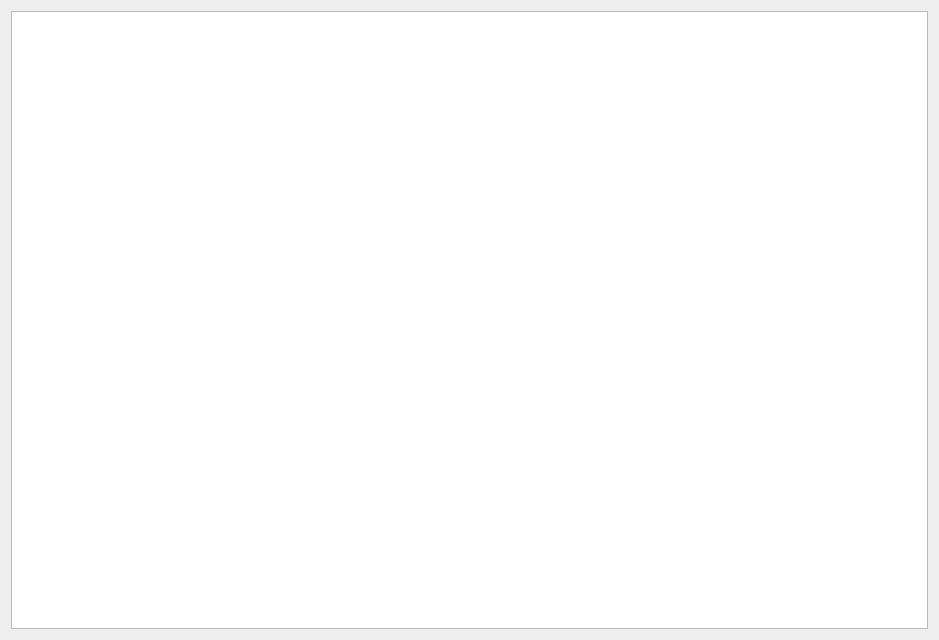
<?xml version="1.0" encoding="UTF-8"?>
<ui version="4.0">
 <class>Dialog</class>
 <widget class="QDialog" name="Dialog">
  <property name="geometry">
   <rect>
    <x>0</x>
    <y>0</y>
    <width>939</width>
    <height>640</height>
   </rect>
  </property>
  <property name="windowTitle">
   <string>Dialog</string>
  </property>
  <layout class="QVBoxLayout" name="verticalLayout_2">
   <item>
    <layout class="QVBoxLayout" name="verticalLayout">
     <item>
      <layout class="QHBoxLayout" name="horizontalLayout"/>
     </item>
     <item>
      <widget class="QTableView" name="tableView"/>
     </item>
    </layout>
   </item>
  </layout>
 </widget>
 <resources/>
 <connections/>
</ui>
